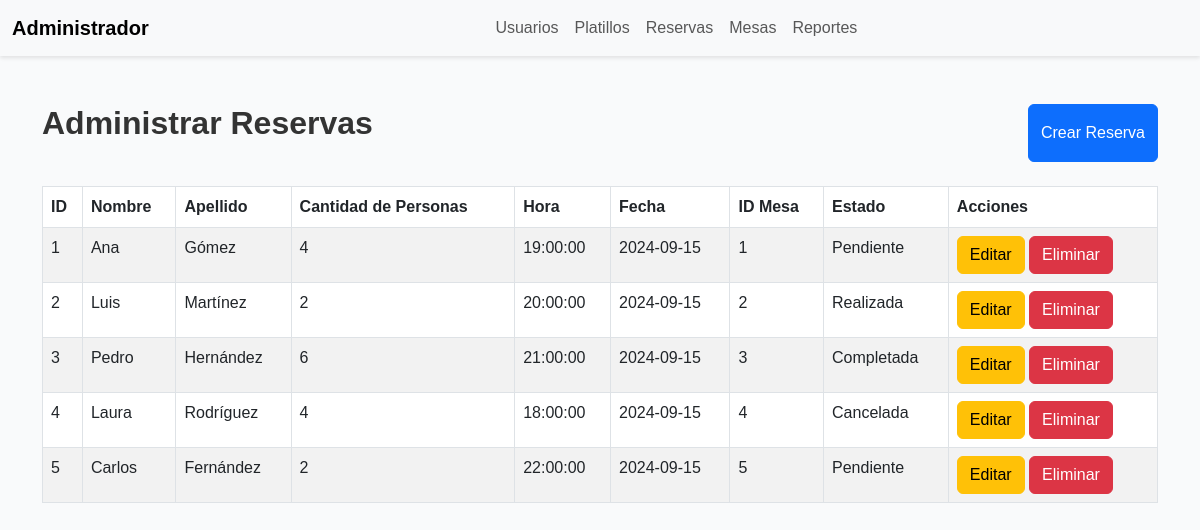
Before: /php/administrador/admin_reservas.php with the older database file.
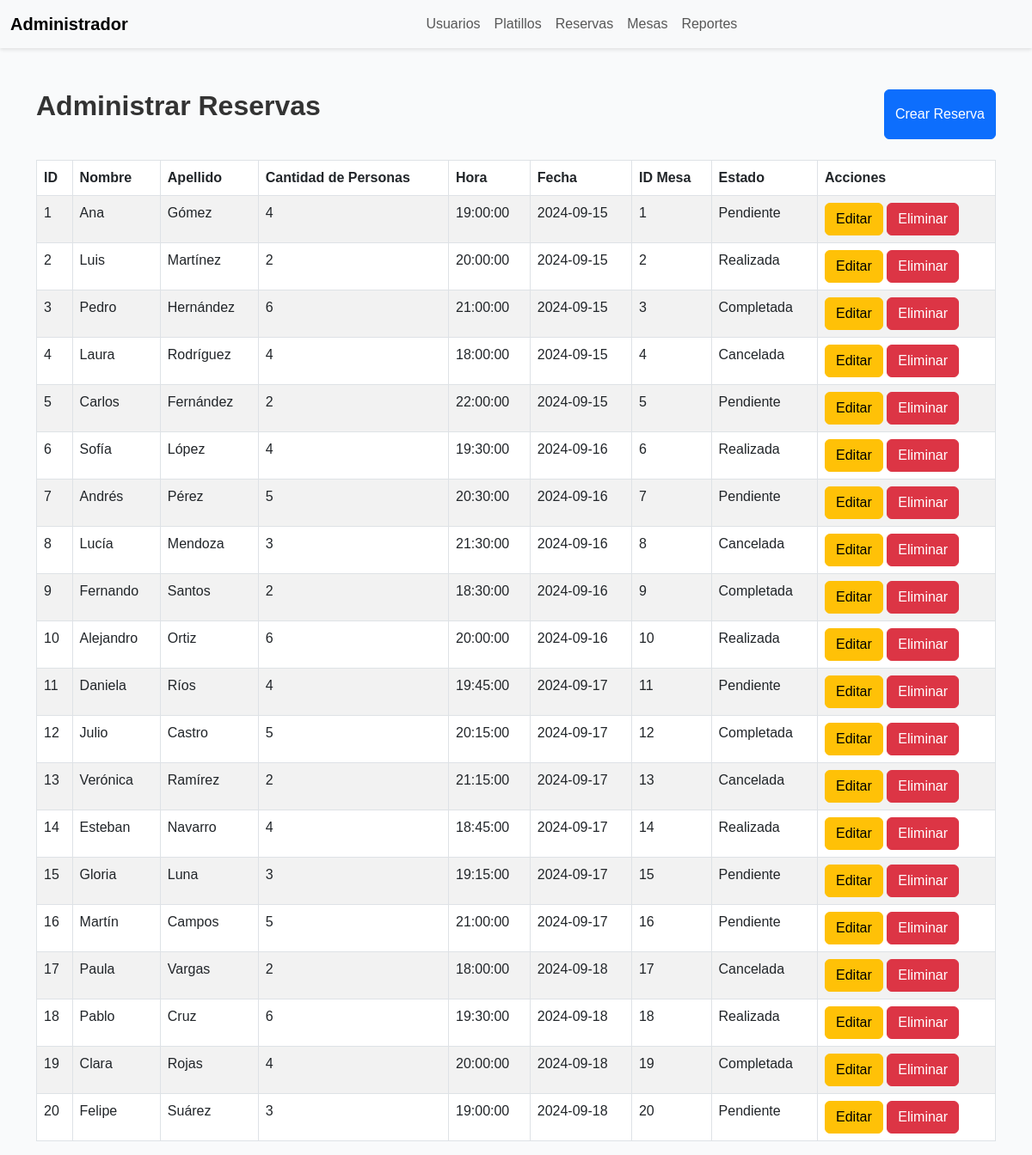
After: the same page with the newer database file.
### tables this page shows
CREATE TABLE Reserva (
    id_reserva INT NOT NULL AUTO_INCREMENT,
    nombre_reserva VARCHAR(255) NOT NULL,
    apellido_reserva VARCHAR(255) NOT NULL,
    cantidad_personas INT NOT NULL,
    hora TIME NOT NULL,
    fecha DATE NOT NULL,
    id_mesa INT NOT NULL,
    estado_reserva ENUM('Pendiente', 'Realizada', 'Cancelada', 'Completada') NOT NULL DEFAULT 'Pendiente',
    PRIMARY KEY (id_reserva),
    FOREIGN KEY (id_mesa) REFERENCES Mesa(id_mesa) ON DELETE CASCADE
);

### php/administrador/admin_reservas.php (the view, shortened to what this page needs)
<!DOCTYPE html>
<html lang="es">
<head>
    <link rel="stylesheet" href="https://cdn.jsdelivr.net/npm/bootstrap@5.3.0/dist/css/bootstrap.min.css">
    <link rel="stylesheet" href="../../css/administrador.css">
</head>
<body>
    <nav class="navbar navbar-expand-lg navbar-light bg-light">
        <div class="container-fluid">
            <a class="navbar-brand" href="administrador.php">Administrador</a>
            <div class="collapse navbar-collapse justify-content-center" id="navbarNav">
                <ul class="navbar-nav">
                    <li class="nav-item"><a class="nav-link" href="admin_usuarios.php">Usuarios</a></li>
                    <li class="nav-item"><a class="nav-link" href="admin_platillos.php">Platillos</a></li>
                    <li class="nav-item"><a class="nav-link" href="admin_reservas.php">Reservas</a></li>
                    <li class="nav-item"><a class="nav-link" href="#">Mesas</a></li>
                    <li class="nav-item"><a class="nav-link" href="#">Reportes</a></li>
                </ul>
            </div>
        </div>
    </nav>
    <div class="container mt-5">
        <div class="d-flex justify-content-between mb-4">
            <h1>Administrar Reservas</h1>
            <button class="btn btn-primary" onclick="mostrarFormulario('formularioReservas')">Crear Reserva</button>
        </div>
        <table class="table table-striped table-bordered">
            <thead class="thead-dark">
                <tr>
                    <th>ID</th>
                    <th>Nombre</th>
                    <th>Apellido</th>
                    <th>Cantidad de Personas</th>
                    <th>Hora</th>
                    <th>Fecha</th>
                    <th>ID Mesa</th>
                    <th>Estado</th>
                    <th>Acciones</th>
                </tr>
            </thead>
            <tbody id="reservasTableBody">
                <?php
                $conn = new mysqli("localhost", "root", "", "restaurante_bd");
                $sql = "SELECT * FROM Reserva";
                $result = $conn->query($sql);
                if ($result->num_rows > 0) {
                    while ($row = $result->fetch_assoc()) {
                        echo "<tr>";
                        echo "<td>{$row['id_reserva']}</td>";
                        echo "<td>{$row['nombre_reserva']}</td>";
                        echo "<td>{$row['apellido_reserva']}</td>";
                        echo "<td>{$row['cantidad_personas']}</td>";
                        echo "<td>{$row['hora']}</td>";
                        echo "<td>{$row['fecha']}</td>";
                        echo "<td>{$row['id_mesa']}</td>";
                        echo "<td>{$row['estado_reserva']}</td>";
                        echo "<td><button class='btn btn-warning' onclick='mostrarFormulario(\"formularioReservas\", {$row['id_reserva']})'>Editar</button> <a href='delete_reserva.php?id={$row['id_reserva']}' class='btn btn-danger'>Eliminar</a></td>";
                        echo "</tr>";
                    }
                } else {
                    echo "<tr><td colspan='9' class='text-center'>No se encontraron reservas</td></tr>";
                }
                ?>
            </tbody>
        </table>
    </div>
</body>
</html>

### css/administrador.css (style rules this page uses)
body { font-family: 'Arial', sans-serif; background-color: #f9fafb; color: #333; }
.navbar { background-color: #fff; box-shadow: 0 2px 4px rgba(0, 0, 0, 0.1); }
.navbar-brand { font-weight: bold; }
h1 { font-size: 2rem; font-weight: 600; margin-bottom: 20px; }

Changed rows visible on the page:
added reserva: id_reserva "6", nombre_reserva "Sofía", apellido_reserva "López", cantidad_personas "4", hora "19:30:00", fecha "2024-09-16", id_mesa "6", estado_reserva "Realizada"
added reserva: id_reserva "7", nombre_reserva "Andrés", apellido_reserva "Pérez", cantidad_personas "5", hora "20:30:00", fecha "2024-09-16", id_mesa "7", estado_reserva "Pendiente"
added reserva: id_reserva "8", nombre_reserva "Lucía", apellido_reserva "Mendoza", cantidad_personas "3", hora "21:30:00", fecha "2024-09-16", id_mesa "8", estado_reserva "Cancelada"
added reserva: id_reserva "9", nombre_reserva "Fernando", apellido_reserva "Santos", cantidad_personas "2", hora "18:30:00", fecha "2024-09-16", id_mesa "9", estado_reserva "Completada"
added reserva: id_reserva "10", nombre_reserva "Alejandro", apellido_reserva "Ortiz", cantidad_personas "6", hora "20:00:00", fecha "2024-09-16", id_mesa "10", estado_reserva "Realizada"
added reserva: id_reserva "11", nombre_reserva "Daniela", apellido_reserva "Ríos", cantidad_personas "4", hora "19:45:00", fecha "2024-09-17", id_mesa "11", estado_reserva "Pendiente"
added reserva: id_reserva "12", nombre_reserva "Julio", apellido_reserva "Castro", cantidad_personas "5", hora "20:15:00", fecha "2024-09-17", id_mesa "12", estado_reserva "Completada"
added reserva: id_reserva "13", nombre_reserva "Verónica", apellido_reserva "Ramírez", cantidad_personas "2", hora "21:15:00", fecha "2024-09-17", id_mesa "13", estado_reserva "Cancelada"
added reserva: id_reserva "14", nombre_reserva "Esteban", apellido_reserva "Navarro", cantidad_personas "4", hora "18:45:00", fecha "2024-09-17", id_mesa "14", estado_reserva "Realizada"
added reserva: id_reserva "15", nombre_reserva "Gloria", apellido_reserva "Luna", cantidad_personas "3", hora "19:15:00", fecha "2024-09-17", id_mesa "15", estado_reserva "Pendiente"
added reserva: id_reserva "16", nombre_reserva "Martín", apellido_reserva "Campos", cantidad_personas "5", hora "21:00:00", fecha "2024-09-17", id_mesa "16", estado_reserva "Pendiente"
added reserva: id_reserva "17", nombre_reserva "Paula", apellido_reserva "Vargas", cantidad_personas "2", hora "18:00:00", fecha "2024-09-18", id_mesa "17", estado_reserva "Cancelada"
added reserva: id_reserva "18", nombre_reserva "Pablo", apellido_reserva "Cruz", cantidad_personas "6", hora "19:30:00", fecha "2024-09-18", id_mesa "18", estado_reserva "Realizada"
added reserva: id_reserva "19", nombre_reserva "Clara", apellido_reserva "Rojas", cantidad_personas "4", hora "20:00:00", fecha "2024-09-18", id_mesa "19", estado_reserva "Completada"
added reserva: id_reserva "20", nombre_reserva "Felipe", apellido_reserva "Suárez", cantidad_personas "3", hora "19:00:00", fecha "2024-09-18", id_mesa "20", estado_reserva "Pendiente"
